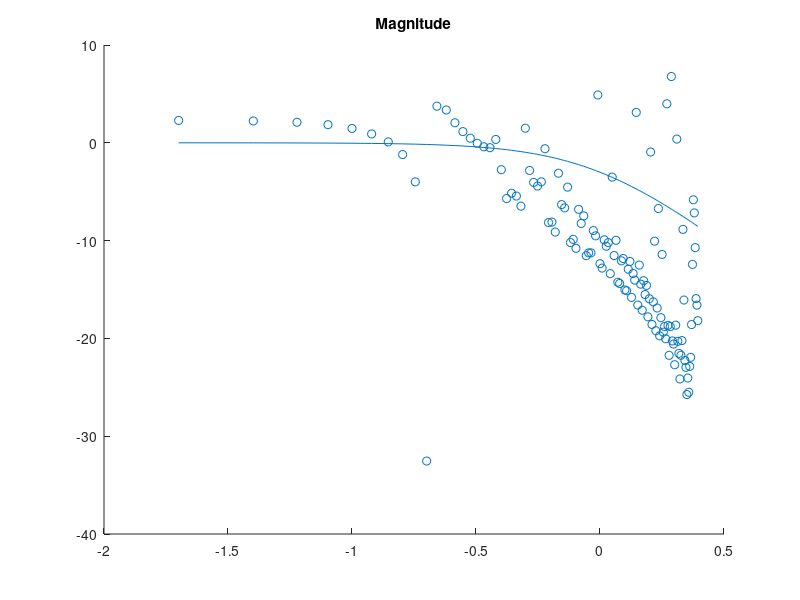

This chart was generated by the following MATLAB code:
%%%%%Frequency response from Chirps

close;clear;clc


tF=50;    %Final time
Fs=5;
t = 0:1/Fs:tF-1/Fs;                     % Time vector
L=length(t);

f1=.01;   %%Initial frequency
f2=Fs;   %%Final frequency

%x = sin(2*pi*15*t) + sin(2*pi*40*t);      % Signal
x = sin(2*pi*(1/2*(f2-f1)/tF.*t+f1).*t);

s = tf('s');
G2 = 1/(s+ 1);

out2=lsim(G2,x,t);


y1=fft(x);
y2 = fft(out2);                             % Compute DFT of system 2
%P2 = abs(y2/L);
%P1 = P2(1:L/2+1);
%P1(2:end-1) = 2*P1(2:end-1);
m1 = (abs(y1))'; 

m2 = abs(y2);                               % Magnitude
y2(m2<1e-6) = 0;
p2 = unwrap(angle(y2));                     % Phase


%f = Fs*(0:(L/2))/L;

f = (0:L-1)*Fs/L;        % Frequency vector
f=f(1:end/2);

G=m2./m1;
G=G(1:end/2);
G=2*G;

%plot(f,mag2db(m1))
title('Magnitude')
hold on
scatter(log10(f),mag2db(G))


[mag,phase,wout] = bode(G2,f);
mag=reshape(mag,[],1);
plot(log10(f),mag2db(mag))



